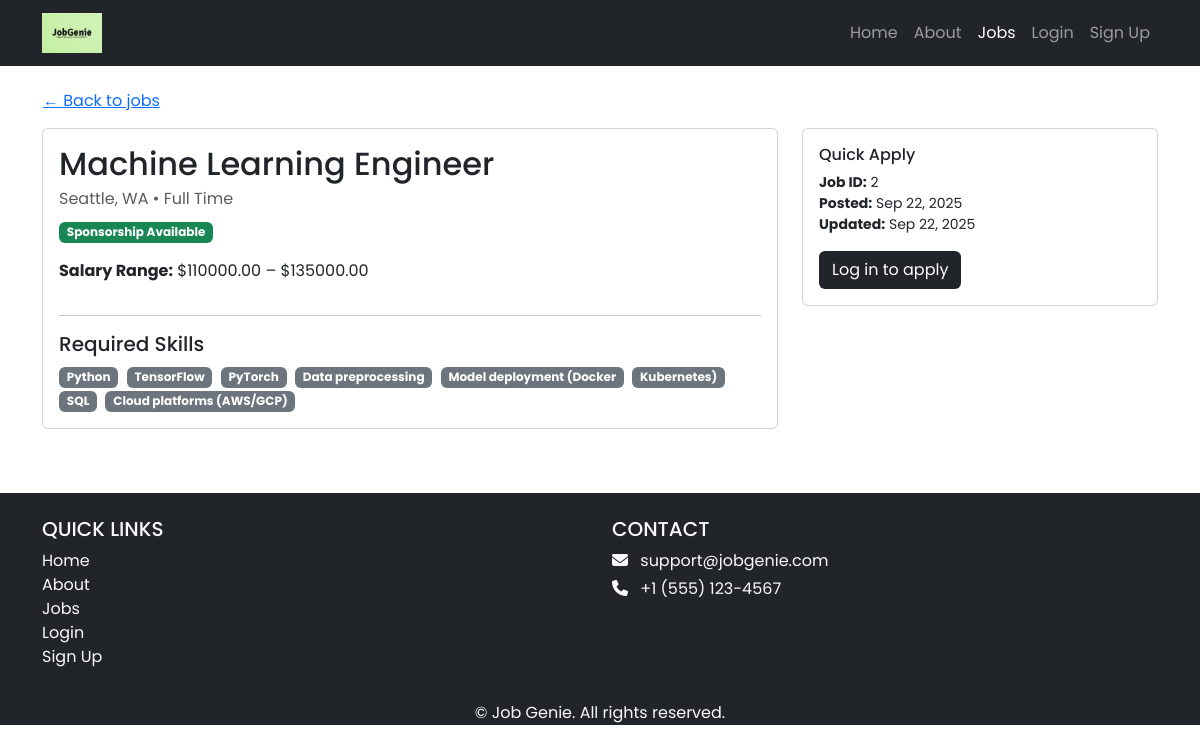
The app's page /jobs/2/ with its own data.
### jobs/models.py (models this page shows, shortened)
class Job(models.Model):
    JOB_TYPES = [
        ('FT', 'Full Time'),
        ('PT', 'Part Time'),
        ('IN', 'Internship'),
        ('CT', 'Contractor'),
    ]
    REMOTE_TYPES = [
        ('ON', 'On-site'),
        ('RE', 'Remote'),
        ('HY', 'Hybrid'),
    ]
    SPONSORSHIP_OPT = [
        ('YES', 'Sponsorship Available'),
        ('NO', 'No Sponsorship'),
    ]
    recruiter = models.ForeignKey(
    Recruiter,
    on_delete=models.CASCADE,
    related_name="jobs",
    null=True,
    blank=True
    )
    title = models.CharField(max_length=255)
    company_name = models.CharField(max_length=255, blank=True, default="")
    skills = models.TextField(help_text="List required skills, separated by commas", blank=True, default="")
    location = models.CharField(max_length=255)
    salary_min = models.DecimalField(max_digits=10, decimal_places=2, null=True, blank=True)
    salary_max = models.DecimalField(max_digits=10, decimal_places=2, null=True, blank=True)
    job_type = models.CharField(max_length=2, choices=JOB_TYPES)
    visa_sponsorship = models.CharField(max_length=3, choices=SPONSORSHIP_OPT, default='NO')
    remote_type = models.CharField(max_length=2, choices=REMOTE_TYPES, default='ON')
    created_at = models.DateTimeField(auto_now_add=True)
    updated_at = models.DateTimeField(auto_now=True)
    @property
    def skill_list(self):
        return [s.strip() for s in self.skills.split(',')] if self.skills else []
    class Meta:
        indexes = [
            models.Index(fields=['job_type']),
            models.Index(fields=['remote_type']),
            models.Index(fields=['location']),
        ]
        ordering = ['-created_at']

### jobs/views.py (the view)
# urls.py: path('<int:pk>/', JobDetailView.as_view(), name='job_detail'),
class JobDetailView(DetailView):
    model = Job
    template_name = 'jobs/job_detail.html'
    context_object_name = 'job'
    def get_context_data(self, **kwargs):
        ctx = super().get_context_data(**kwargs)
        if self.request.user.is_authenticated:
            ctx['application'] = Application.objects.filter(
                job=self.object, candidate=self.request.user
            ).first()
        return ctx

### jobs/templates/jobs/job_detail.html (shortened to what this page needs)
{% extends 'base.html' %}
{% load static %}
{% block content %}
<div class="p-3">
  <div class="container">
    {% if user.is_authenticated and user.userprofile.role == 'RECRUITER' %}
      <a href="{% url 'recruiters:dashboard' %}" class="btn btn-link ps-0">← Back to dashboard</a>
    {% else %}
      <a href="{% url 'job_list' %}" class="btn btn-link ps-0">← Back to jobs</a>
    {% endif %}
    <div class="row mt-2">
      <div class="col-lg-8">
        <div class="card p-3">
          <h2 class="mb-1">{{ job.title }}</h2>
          <div class="mb-2 text-muted">
            {{ job.location }} • {{ job.get_job_type_display }}
          </div>
          <div class="mb-3">
            <span class="badge {% if job.visa_sponsorship == 'YES' %}bg-success{% else %}bg-dark{% endif %}">
              {{ job.get_visa_sponsorship_display }}
            </span>
          </div>
          {% if job.salary_min or job.salary_max %}
            <p><strong>Salary Range:</strong>
              ${{ job.salary_min|default:"?" }} – ${{ job.salary_max|default:"?" }}
            </p>
          {% endif %}
          <hr>
          <h5>Required Skills</h5>
          <p class="mb-0">
            {% if job.skills %}
              {% for s in job.skill_list %}
                <span class="badge bg-secondary me-1">{{ s }}</span>
              {% endfor %}
            {% else %}
              <em>Not specified.</em>
            {% endif %}
          </p>
        </div>
      </div>
      <div class="col-lg-4 mt-3 mt-lg-0">
        <div class="card p-3">
          <h6 class="mb-2">Quick Apply</h6>
          <ul class="list-unstyled mb-0 small">
            <li><strong>Job ID:</strong> {{ job.id }}</li>
            <li><strong>Posted:</strong> {{ job.created_at|date:"M j, Y" }}</li>
            <li><strong>Updated:</strong> {{ job.updated_at|date:"M j, Y" }}</li>
          </ul>
          <div class="mt-3">
            {% if user.is_authenticated %}
              {% if user.userprofile.role == 'JOB_SEEKER' %}
                {% if application %}
                  {% if application.note %}
                    <div class="mb-2">
                      <strong>Your Note:</strong>
                      <div class="border rounded p-2 bg-light">
                        {{ application.note }}
                      </div>
                    </div>
                  {% endif %}
                  <div class="alert alert-warning mt-3">
                    You already applied to this job.
                  </div>
                {% else %}
                  <form method="post" action="{% url 'apply_to_job' job.id %}">
                    {% csrf_token %}
                    <textarea name="note" class="form-control mb-2" rows="3" placeholder="Write a short note..."></textarea>
                    <button type="submit" class="btn bg-dark text-white">Apply</button>
                  </form>
                {% endif %}
              {% endif %}
            {% else %}
              <a href="{% url 'accounts.login' %}?next={% url 'job_detail' job.pk %}" class="btn bg-dark text-white">Log in to apply</a>
            {% endif %}
          </div>
        </div>
      </div>
    </div>
  </div>
</div>
{% endblock content %}

### jobgenie/static/css/style.css (style rules this page uses)
body { font-family: 'Poppins', sans-serif; }

### records on screen
Job: title "Machine Learning Engineer", location "Seattle, WA", job_type "Full Time", visa_sponsorship "Sponsorship Available", salary_min "110000.00", salary_max "135000.00", id "2", created_at "Sep 22, 2025", updated_at "Sep 22, 2025"

### other values on screen
{{ s }} "Python" "TensorFlow" "PyTorch" "Data preprocessing" "Model deployment (Docker" "Kubernetes)" "SQL" "Cloud platforms (AWS/GCP)"
